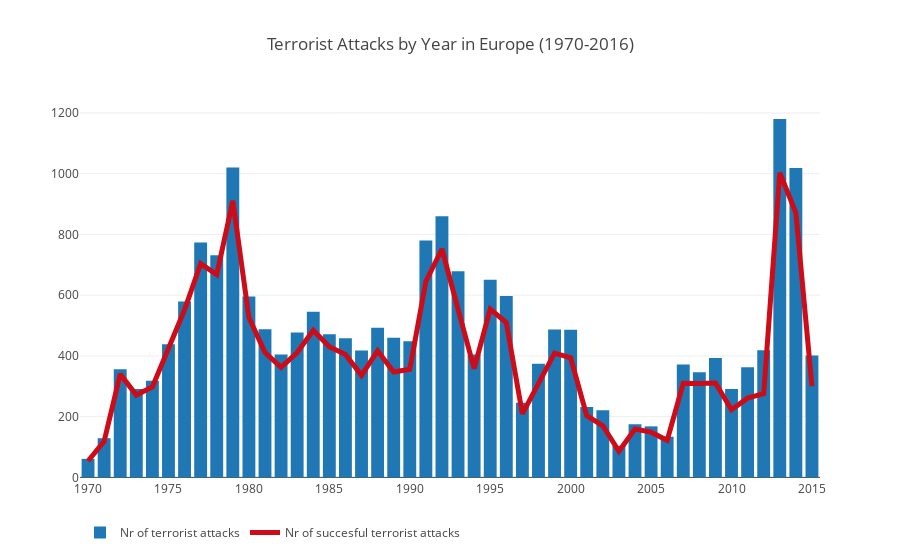

Source (notebook cell):
### Markdown cell above
Success mean for europe:0.856 17 out of 20 attacks are successful

### Code cell
terror_peryear = np.asarray(df_Europe.groupby('iyear').iyear.count())
successes_peryear = np.asarray(df_Europe.groupby('iyear').success.sum())

terror_years = np.arange(1970, 2016)

trace1 = go.Bar(x = terror_years, y = terror_peryear, name = 'Nr of terrorist attacks',
         width = dict(color = 'rgb(118,238,198)', width = 3))

trace2 = go.Scatter(x = terror_years, y = successes_peryear, name = 'Nr of succesful terrorist attacks',
         line = dict(color = ('rgb(205, 12, 24)'), width = 5,))

layout = go.Layout(title = 'Terrorist Attacks by Year in Europe (1970-2016)', legend=dict(orientation="h"),
         barmode = 'group')

figure = dict(data = [trace1,trace2], layout = layout)
iplot(figure)

### Figure 1 — Plotly figure (JSON) as saved in the notebook; plotly's stock layout.template omitted (floating-point values rounded to 4 significant figures)
{"data": [{"name": "Nr of terrorist attacks", "type": "bar", "width": {"color": "rgb(118,238,198)", "width": 3}, "x": [1970, 1971, 1972, 1973, 1974, 1975, 1976, 1977, 1978, 1979, 1980, 1981, 1982, 1983, 1984, 1985, 1986, 1987, 1988, 1989, 1990, 1991, 1992, 1993, 1994, 1995, 1996, 1997, 1998, 1999, 2000, 2001, 2002, 2003, 2004, 2005, 2006, 2007, 2008, 2009, 2010, 2011, 2012, 2013, 2014, 2015], "y": [61, 129, 356, 291, 318, 438, 579, 773, 731, 1020, 596, 488, 405, 477, 545, 471, 458, 418, 493, 460, 448, 780, 860, 679, 405, 651, 597, 246, 374, 487, 486, 232, 221, 104, 175, 168, 134, 372, 346, 393, 291, 363, 419, 1180, 1019, 401]}, {"line": {"color": "rgb(205, 12, 24)", "width": 5}, "name": "Nr of succesful terrorist attacks", "type": "scatter", "x": [1970, 1971, 1972, 1973, 1974, 1975, 1976, 1977, 1978, 1979, 1980, 1981, 1982, 1983, 1984, 1985, 1986, 1987, 1988, 1989, 1990, 1991, 1992, 1993, 1994, 1995, 1996, 1997, 1998, 1999, 2000, 2001, 2002, 2003, 2004, 2005, 2006, 2007, 2008, 2009, 2010, 2011, 2012, 2013, 2014, 2015], "y": [54, 119, 340, 271, 298, 422, 552, 704, 668, 911, 526, 411, 362, 411, 484, 430, 405, 336, 417, 347, 356, 645, 752, 554, 358, 554, 510, 209, 306, 409, 394, 203, 170, 86, 159, 149, 122, 310, 309, 311, 223, 261, 276, 1003, 871, 300]}], "layout": {"barmode": "group", "legend": {"orientation": "h"}, "title": "Terrorist Attacks by Year in Europe (1970-2016)"}}
